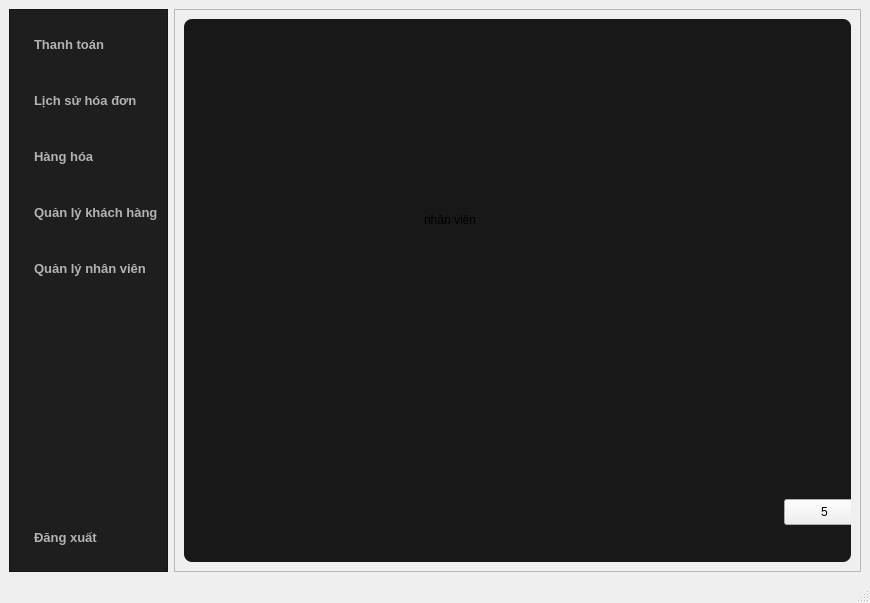
<?xml version="1.0" encoding="UTF-8"?>
<ui version="4.0">
 <class>winUser</class>
 <widget class="QMainWindow" name="winUser">
  <property name="geometry">
   <rect>
    <x>0</x>
    <y>0</y>
    <width>870</width>
    <height>603</height>
   </rect>
  </property>
  <property name="windowTitle">
   <string>MainWindow</string>
  </property>
  <widget class="QWidget" name="centralwidget">
   <property name="styleSheet">
    <string notr="true">/* ---- TOÀN BỘ CỬA SỔ ---- */
QMainWindow {
    background-color: #121212; /* Nền tối tổng thể */
}

/* ---- THANH SIDEBAR BÊN TRÁI ---- */
QFrame#frameSidebar {
    background-color: #1e1e1e; /* Màu nền Sidebar sáng hơn nền chính một chút */
    border-right: 1px solid #2d2d2d; /* Đường chia cắt dọc mờ */
}

/* ---- CÁC NÚT BẤM TRÊN SIDEBAR ---- */
QFrame#frameSidebar QPushButton {
    background-color: transparent; /* Xóa nền xám thô của nút mặc định */
    color: #b3b3b3; /* Màu chữ xám nhẹ */
    border: none; /* Xóa viền nút */
    border-radius: 6px; /* Bo góc nhẹ cho nút */
    text-align: left; /* Căn chữ sang bên trái */
    padding-left: 15px; /* Đẩy chữ cách mép trái ra một chút */
    height: 42px; /* Cố định chiều cao các nút cho đều nhau */
    font-size: 13px;
    font-weight: bold;
}

/* Hiệu ứng khi rê chuột vào các nút menu */
QFrame#frameSidebar QPushButton:hover {
    background-color: #2a2a2a; /* Nền sáng lên */
    color: #ffffff; /* Chữ chuyển sang màu trắng */
}

/* Hiệu ứng riêng dành cho nút Đăng Xuất nằm dưới cùng */
QFrame#frameSidebar QPushButton#btnDangXuat {
    color: #ff5555; /* Chữ màu đỏ để cảnh báo */
}
QFrame#frameSidebar QPushButton#btnDangXuat:hover {
    background-color: #3a1a1a; /* Nền đỏ tối khi hover */
    color: #ff6e6e;
}

/* ---- VÙNG NỘI DUNG BÊN PHẢI ---- */
QStackedWidget#stackedContent {
    background-color: #181818; /* Nền của vùng hiển thị nội dung */
    border-radius: 8px;
}</string>
   </property>
   <layout class="QHBoxLayout" name="horizontalLayout">
    <item>
     <widget class="QFrame" name="frameSidebar">
      <property name="maximumSize">
       <size>
        <width>200</width>
        <height>16777215</height>
       </size>
      </property>
      <property name="frameShape">
       <enum>QFrame::Shape::StyledPanel</enum>
      </property>
      <property name="frameShadow">
       <enum>QFrame::Shadow::Raised</enum>
      </property>
      <layout class="QVBoxLayout" name="verticalLayout">
       <item>
        <widget class="QPushButton" name="btnPayment">
         <property name="minimumSize">
          <size>
           <width>0</width>
           <height>50</height>
          </size>
         </property>
         <property name="text">
          <string>Thanh toán</string>
         </property>
        </widget>
       </item>
       <item>
        <widget class="QPushButton" name="btnHistory">
         <property name="minimumSize">
          <size>
           <width>0</width>
           <height>50</height>
          </size>
         </property>
         <property name="text">
          <string>Lịch sử hóa đơn</string>
         </property>
        </widget>
       </item>
       <item>
        <widget class="QPushButton" name="btnProduct">
         <property name="minimumSize">
          <size>
           <width>0</width>
           <height>50</height>
          </size>
         </property>
         <property name="text">
          <string>Hàng hóa</string>
         </property>
        </widget>
       </item>
       <item>
        <widget class="QPushButton" name="btnCustomer">
         <property name="minimumSize">
          <size>
           <width>0</width>
           <height>50</height>
          </size>
         </property>
         <property name="text">
          <string>Quản lý khách hàng</string>
         </property>
        </widget>
       </item>
       <item>
        <widget class="QPushButton" name="btnEmployee">
         <property name="minimumSize">
          <size>
           <width>0</width>
           <height>50</height>
          </size>
         </property>
         <property name="text">
          <string>Quản lý nhân viên</string>
         </property>
        </widget>
       </item>
       <item>
        <spacer name="verticalSpacer">
         <property name="orientation">
          <enum>Qt::Orientation::Vertical</enum>
         </property>
         <property name="sizeHint" stdset="0">
          <size>
           <width>20</width>
           <height>170</height>
          </size>
         </property>
        </spacer>
       </item>
       <item>
        <widget class="QPushButton" name="btnLogout">
         <property name="minimumSize">
          <size>
           <width>0</width>
           <height>50</height>
          </size>
         </property>
         <property name="text">
          <string>Đăng xuất</string>
         </property>
        </widget>
       </item>
      </layout>
     </widget>
    </item>
    <item>
     <widget class="QFrame" name="frameContent">
      <property name="frameShape">
       <enum>QFrame::Shape::StyledPanel</enum>
      </property>
      <property name="frameShadow">
       <enum>QFrame::Shadow::Raised</enum>
      </property>
      <layout class="QVBoxLayout" name="verticalLayout_2">
       <item>
        <widget class="QStackedWidget" name="stackedContent">
         <property name="currentIndex">
          <number>4</number>
         </property>
         <widget class="QWidget" name="pagePayment">
          <widget class="QPushButton" name="pushButton_3">
           <property name="geometry">
            <rect>
             <x>570</x>
             <y>460</y>
             <width>81</width>
             <height>26</height>
            </rect>
           </property>
           <property name="text">
            <string>3</string>
           </property>
          </widget>
          <widget class="QLabel" name="label">
           <property name="geometry">
            <rect>
             <x>260</x>
             <y>150</y>
             <width>91</width>
             <height>61</height>
            </rect>
           </property>
           <property name="text">
            <string>thanh toán</string>
           </property>
          </widget>
         </widget>
         <widget class="QWidget" name="pageHistory">
          <widget class="QPushButton" name="pushButton_2">
           <property name="geometry">
            <rect>
             <x>560</x>
             <y>450</y>
             <width>81</width>
             <height>26</height>
            </rect>
           </property>
           <property name="text">
            <string>2</string>
           </property>
          </widget>
          <widget class="QLabel" name="label_4">
           <property name="geometry">
            <rect>
             <x>230</x>
             <y>130</y>
             <width>49</width>
             <height>16</height>
            </rect>
           </property>
           <property name="text">
            <string>lịch sử</string>
           </property>
          </widget>
         </widget>
         <widget class="QWidget" name="pageProduct">
          <widget class="QPushButton" name="pushButton">
           <property name="geometry">
            <rect>
             <x>540</x>
             <y>440</y>
             <width>81</width>
             <height>26</height>
            </rect>
           </property>
           <property name="text">
            <string>1</string>
           </property>
          </widget>
          <widget class="QLabel" name="label_5">
           <property name="geometry">
            <rect>
             <x>180</x>
             <y>140</y>
             <width>91</width>
             <height>51</height>
            </rect>
           </property>
           <property name="text">
            <string>sản phẩm</string>
           </property>
          </widget>
         </widget>
         <widget class="QWidget" name="pageCustomer">
          <widget class="QPushButton" name="pushButton_4">
           <property name="geometry">
            <rect>
             <x>580</x>
             <y>470</y>
             <width>81</width>
             <height>26</height>
            </rect>
           </property>
           <property name="text">
            <string>4</string>
           </property>
          </widget>
          <widget class="QLabel" name="label_2">
           <property name="geometry">
            <rect>
             <x>300</x>
             <y>110</y>
             <width>91</width>
             <height>61</height>
            </rect>
           </property>
           <property name="text">
            <string>khách hàng</string>
           </property>
          </widget>
         </widget>
         <widget class="QWidget" name="pageEmployee">
          <widget class="QPushButton" name="pushButton_5">
           <property name="geometry">
            <rect>
             <x>600</x>
             <y>480</y>
             <width>81</width>
             <height>26</height>
            </rect>
           </property>
           <property name="text">
            <string>5</string>
           </property>
          </widget>
          <widget class="QLabel" name="label_3">
           <property name="geometry">
            <rect>
             <x>240</x>
             <y>170</y>
             <width>111</width>
             <height>61</height>
            </rect>
           </property>
           <property name="text">
            <string>nhân viên</string>
           </property>
          </widget>
         </widget>
        </widget>
       </item>
      </layout>
     </widget>
    </item>
   </layout>
  </widget>
  <widget class="QMenuBar" name="menubar">
   <property name="geometry">
    <rect>
     <x>0</x>
     <y>0</y>
     <width>870</width>
     <height>33</height>
    </rect>
   </property>
  </widget>
  <widget class="QStatusBar" name="statusbar"/>
 </widget>
 <resources/>
 <connections/>
</ui>
